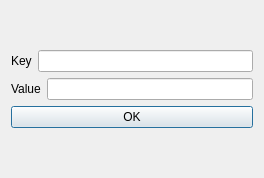
<?xml version="1.0" encoding="UTF-8"?>
<ui version="4.0">
 <class>InsertDialog</class>
 <widget class="QDialog" name="InsertDialog">
  <property name="geometry">
   <rect>
    <x>0</x>
    <y>0</y>
    <width>264</width>
    <height>178</height>
   </rect>
  </property>
  <property name="windowTitle">
   <string>Dialog</string>
  </property>
  <layout class="QGridLayout" name="gridLayout">
   <item row="0" column="0">
    <layout class="QVBoxLayout" name="verticalLayout">
     <item>
      <layout class="QHBoxLayout" name="horizontalLayout">
       <item>
        <widget class="QLabel" name="label">
         <property name="text">
          <string>Key</string>
         </property>
        </widget>
       </item>
       <item>
        <widget class="QLineEdit" name="keyLine"/>
       </item>
      </layout>
     </item>
     <item>
      <layout class="QHBoxLayout" name="horizontalLayout_2">
       <item>
        <widget class="QLabel" name="label_2">
         <property name="text">
          <string>Value</string>
         </property>
        </widget>
       </item>
       <item>
        <widget class="QLineEdit" name="valueLine"/>
       </item>
      </layout>
     </item>
     <item>
      <widget class="QPushButton" name="okBTN">
       <property name="text">
        <string>OK</string>
       </property>
      </widget>
     </item>
    </layout>
   </item>
  </layout>
 </widget>
 <resources/>
 <connections/>
</ui>
